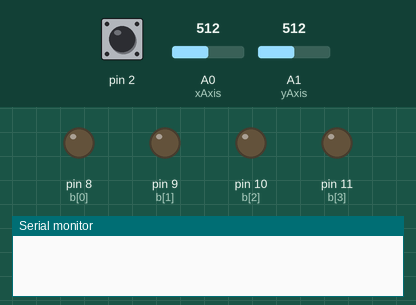
This sketch was run on a simulated Arduino Uno, built with avr-gcc and run on an emulated ATmega328P. Shown: output pins drawn as LEDs (lit = HIGH), the last lines printed to the serial monitor. The test bench sets the inputs (shaded band); at power-on: A0 (xAxis) = 512, A1 (yAxis) = 512, pin 2 HIGH.

Above: at 1.2 s.
1.3 s: A0 (xAxis) set to 459
2.8 s: A0 (xAxis) set to 441
At 3.5 s:
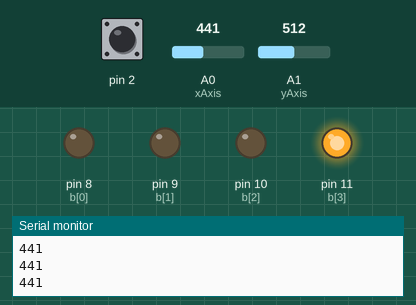
4.3 s: A1 (yAxis) set to 538
5.8 s: A1 (yAxis) set to 560
At 6.9 s:
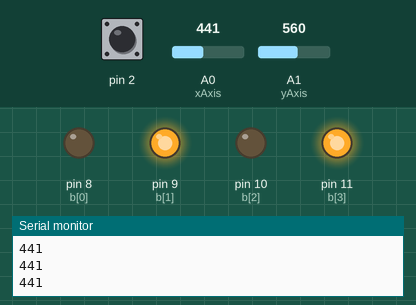
7.3 s: A1 (yAxis) set to 460
8.8 s: A1 (yAxis) set to 440
At 9.1 s:
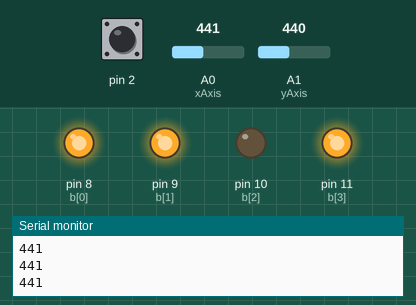
Timing chart, 0 to 11.3 s (numbered marks = the images above; inputs shaded):
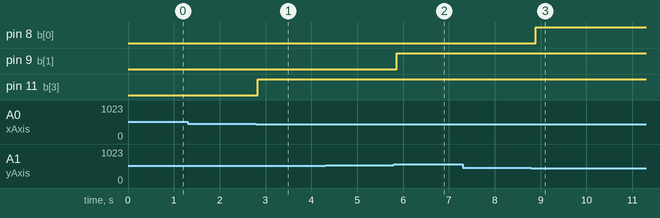

The sketch:

cslogin_lab5_part2.ino
```cpp
enum States{INIT, S0, S1} SM1_state;
unsigned long lastRan;
const unsigned long period = 100;

// Array of Output Pin variables, set to the pins being used
const int b_size = 4;
const int b[b_size] = {8, 9, 10, 11};
const int xAxis = A0; // Recall that A0 is really a number under the hood.
const int yAxis = A1; // Recall that A1 is really a number under the hood.
const int light_pattern_size = 2;
const char light_pattern[light_pattern_size] = {0x00, 0x0F};

const char sound_pattern_size = 2;
const double sound_pattern[sound_pattern_size] = {261.63, 293.66}; // C4, D4

const int buzzer = 3;

const int xAxis_median = 500; // Adjust this if needed
const int yAxis_median = 500; // Adjust this if needed

// Reset the Output Buffer.
void resetBuffer() {
    for(int i = 0; i < b_size; i++) {
        // Note this is an arduino function call to the pins
        digitalWrite(b[i], LOW);
    }
}
// Writes to the buffer. Note this function ORs the current value with the new value
// Note that size is an optional argument with default size the same as the buffer
void writeBuffer(unsigned char b_temp, int size = b_size)
{
    for (int i = (size - 1); i >= 0; i--) {
        if ((b_temp >> i) & 0x01) {
        digitalWrite(b[i], HIGH);
        }
    }

}

int SM1_Tick(int state){
    //Read thing
    switch(state){ // State transitions
      case INIT:
         //State Transition
            state = S0;
        break;
      case S0:
          if (digitalRead(2) == HIGH) {
            state = S0;
          }
          else {
            state = S1;
          }
         //State Transition
        break;
      case S1:
            state = S0;
           //State Transition
        break;
    }
    switch(state){ // State Action
      case INIT:
         //State Action
         resetBuffer();
        break;
      case S0:
            //State Action
//            resetBuffer();
            if (analogRead(xAxis) < xAxis_median - 50) {
              writeBuffer(8);
              Serial.println(analogRead(xAxis));
            }
            if (analogRead(xAxis) > xAxis_median + 50) {
              writeBuffer(4);
//              Serial.println(analogRead(xAxis));
            }
            if (analogRead(yAxis) > yAxis_median + 50) {
              writeBuffer(2);
//              Serial.println(analogRead(yAxis));
            }
            if (analogRead(yAxis) < yAxis_median - 50) {
              writeBuffer(1);
//              Serial.println(analogRead(yAxis));
            }
//            writeBuffer(light_pattern[0]);

         //State Action
        break;
      case S1:
            //State Action
            resetBuffer();
         //State Action
        break;
    }

    return state;
}


void setup() {
    // OUTPUT is a defined macro in Arduino!
    pinMode(2, INPUT_PULLUP);
    for(int i = 0; i < b_size; i++)
        {
            pinMode(b[i], OUTPUT);
        }
    // We will also read from the serial monitor
    Serial.begin(9600);
}

void loop() {

    if ((millis() - lastRan) > period) {
      SM1_state = (States)SM1_Tick(SM1_state);
      lastRan = millis();
     }
}
```

Measured:
- the behaviour switches between 450 and 449 on A0 (xAxis) (found by bisection; images 0 and 1)
- the behaviour switches between 550 and 551 on A1 (yAxis) (found by bisection; images 1 and 2)
- the behaviour switches between 450 and 449 on A1 (yAxis) (found by bisection; images 2 and 3)
- after the input at 1.3 s, every drawn part: stays the same
- after the input at 2.8 s, pin 11 (b[3]): LOW → HIGH at once
- after the input at 5.8 s, pin 9 (b[1]): LOW → HIGH after 0.06 s
- after the input at 8.8 s, pin 8 (b[0]): LOW → HIGH after 0.09 s
